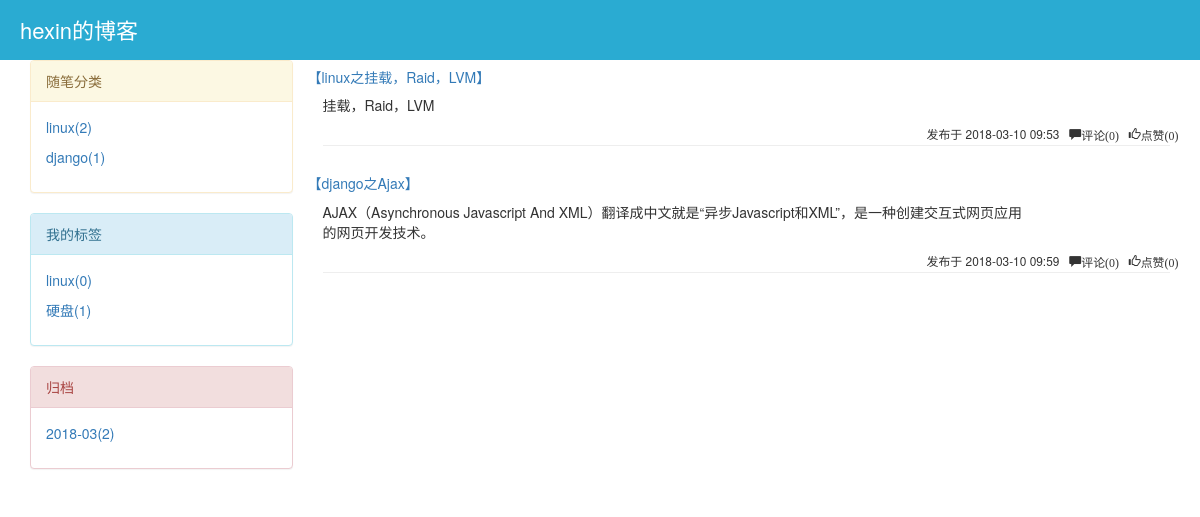
Page /blog/hexin/date/2018-03 on the committed database.
### blog/models.py (models this page shows, shortened)
class Blog(models.Model):
    nid = models.AutoField(primary_key=True)
    title = models.CharField(verbose_name='个人博客标题', max_length=64)
    site = models.CharField(verbose_name='个人博客后缀', max_length=32, unique=True)
    theme = models.CharField(verbose_name='博客主题', max_length=32)

class Category(models.Model):
    nid = models.AutoField(primary_key=True)
    title = models.CharField(verbose_name='分类标题', max_length=32)
    blog = models.ForeignKey(verbose_name='所属博客', to='Blog', to_field='nid')

class Article(models.Model):
    nid = models.AutoField(primary_key=True)
    title = models.CharField(max_length=50, verbose_name='文章标题')
    desc = models.CharField(max_length=255, verbose_name='文章描述')
    comment_count= models.IntegerField(default=0)
    up_count = models.IntegerField(default=0)
    down_count = models.IntegerField(default=0)
    create_time = models.DateTimeField(verbose_name='创建时间')
    homeCategory = models.ForeignKey(to='Category', to_field='nid', null=True)
    user = models.ForeignKey(verbose_name='作者', to='UserInfo', to_field='nid')
    tags = models.ManyToManyField(
        to="Tag",
        through='Article2Tag',
        through_fields=('article', 'tag'),
    )

### blog/views.py (the view)
# urls.py: url(r'^(?P<username>\w+)/$', views.home_site),
def home_site(request,username,**kwargs):
    print("kwargs",kwargs)
    print(username)
    user=UserInfo.objects.filter(username=username).first()
    if not user:
        return HttpResponse("<h3>404</h3>")
    blog=user.blog
    if not kwargs:
        article_list=Article.objects.filter(user=user)
    else:
        condition=kwargs.get("condition")
        param=kwargs.get("param") # 2018-02
        if condition=="cate":
             article_list = Article.objects.filter(user=user).filter(homeCategory__title=param)
        elif condition=="tag":
            article_list = Article.objects.filter(user=user).filter(tags__title=param)
        else:
            year,month=param.split("-")
            article_list = Article.objects.filter(user=user).filter(create_time__year=year,create_time__month=month)
    return render(request,"blog/home_site.html",locals())

### blog/templatetags/my_tags.py (called while the page is built)
@register.inclusion_tag("blog/menu.html")
def get_menu(username):
    user = UserInfo.objects.filter(username=username).first()
    blog = user.blog
    from django.db.models import Count, Max
    cate_list = Category.objects.filter(blog=blog).annotate(count=Count("article")).values_list("title", "count")
    print(cate_list)
    tag_list = Tag.objects.filter(blog=blog).annotate(count=Count("article")).values_list("title", "count")
    print(tag_list)
    date_list = Article.objects.filter(user=user).extra(
        select={"archive_date": "strftime('%%Y-%%m',create_time)"}).values("archive_date").annotate(
        c=Count("nid")).values_list("archive_date", "c")
    print(date_list)
    return {"username":username,"blog":blog,"cate_list":cate_list,"tag_list":tag_list,"date_list":date_list}

### templates/blog/home_site.html (shortened to what this page needs)
{% load my_tags %}
<!DOCTYPE html>
<html lang="en">
<head>
     <link rel="stylesheet" href="/static/bs/css/bootstrap.css">
     <link rel="stylesheet" href="/static/css/home_site.css">
     <link rel="stylesheet" href="/static/css/article_detail.css">
</head>
<body>
<div class="header">
    <p class="title">{{ blog.title }}</p>
</div>
<div class="container">
  <div class="row">
        <div class="col-md-3">
           {% get_menu username %}
        </div>
        <div class="col-md-9">
            {% block con %}
                  <div class="article_list">
                {% for article in article_list %}
                    <div class="article_item">
                        <div class="row"><h5><a href="/blog/{{ username }}/articles/{{ article.pk }}">{{ article.title }}</a></h5></div>
                        <div class="row">
                            <p class="col-md-10 desc">{{ article.desc }}</p>
                        </div>
                        <div class="row small pull-right">
                            <span>发布于&nbsp;{{ article.create_time|date:"Y-m-d H:i" }}</span>&nbsp;&nbsp;
                            <span class="glyphicon glyphicon-comment">评论(0)</span>&nbsp;&nbsp;
                            <span class="glyphicon glyphicon-thumbs-up">点赞(0)</span>&nbsp;&nbsp;
                        </div>
                        <hr>
                    </div>
                {% endfor %}
            </div>
            {% endblock %}
        </div>
  </div>
</div>
</body>
</html>

### templates/blog/menu.html
<div>
    <div class="panel panel-warning">
                <div class="panel-heading">随笔分类</div>
                <div class="panel-body">
                      {% for item in cate_list %}
                      <p><a href="/blog/{{ username }}/cate/{{ item.0 }}">{{ item.0 }}({{ item.1 }})</a></p>
                      {% endfor %}
                </div>
            </div>
    <div class="panel panel-info">
        <div class="panel-heading">我的标签</div>
        <div class="panel-body">
            {% for tag in tag_list %}
            <p><a href="/blog/{{ username }}/tag/{{ tag.0 }}">{{ tag.0 }}({{ tag.1 }})</a></p>
            {% endfor %}
        </div>
    </div>
    <div class="panel panel-danger">
        <div class="panel-heading">归档</div>
        <div class="panel-body">
         {% for date in date_list %}
         <p><a href="/blog/{{ username }}/date/{{ date.0 }}">{{ date.0 }}({{ date.1 }})</a></p>
         {% endfor %}
        </div>
    </div>
</div>

### blog/static/css/home_site.css (style rules this page uses)
.header { width: 100%; height: 60px; background-color: #2aabd2; line-height: 60px; }
.header .title { margin-left: 20px; font-size: 22px; color: white; }

### rows in the picture
Blog: title "hexin的博客"
Category: title "django", blog "1"
Article: title "【linux之挂载，Raid，LVM】", desc "挂载，Raid，LVM", create_time "2018-03-10 09:53"
Article: title "【django之Ajax】", desc "AJAX（Asynchronous Javascript And XML）翻译成中文就是“异步Javascript和XML”，是一种创建交互式网页应用的网页开发技术。", create_time "2018-03-10 09:59"

### other values in the picture
{{ item.0 }} "linux"
{{ item.1 }} "2"
{{ tag.0 }} "linux" "硬盘"
{{ tag.1 }} "0" "1"
{{ date.0 }} "2018-03"
{{ date.1 }} "2"
